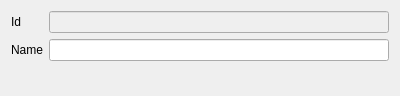
<?xml version="1.0" encoding="UTF-8"?>
<ui version="4.0">
 <class>DlgFoodGroups</class>
 <widget class="QDialog" name="DlgFoodGroups">
  <property name="geometry">
   <rect>
    <x>0</x>
    <y>0</y>
    <width>400</width>
    <height>96</height>
   </rect>
  </property>
  <property name="windowTitle">
   <string>Dialog</string>
  </property>
  <layout class="QHBoxLayout" name="horizontalLayout">
   <item>
    <layout class="QGridLayout" name="gridLayout">
     <item row="0" column="0">
      <widget class="QLabel" name="label">
       <property name="text">
        <string>Id</string>
       </property>
      </widget>
     </item>
     <item row="1" column="0">
      <widget class="QLabel" name="label_2">
       <property name="text">
        <string>Name</string>
       </property>
      </widget>
     </item>
     <item row="0" column="1">
      <widget class="QPLineEdit" name="lineEdit">
       <property name="enabled">
        <bool>false</bool>
       </property>
       <property name="field" stdset="0">
        <string>ID</string>
       </property>
      </widget>
     </item>
     <item row="1" column="1">
      <widget class="QPLineEdit" name="lineEdit_2">
       <property name="field" stdset="0">
        <string>NAME</string>
       </property>
      </widget>
     </item>
     <item row="2" column="0" colspan="2">
      <widget class="FBtnOkCancel" name="widget" native="true"/>
     </item>
    </layout>
   </item>
  </layout>
 </widget>
 <customwidgets>
  <customwidget>
   <class>FBtnOkCancel</class>
   <extends>QWidget</extends>
   <header location="global">fbtnokcancel.h</header>
   <container>1</container>
  </customwidget>
  <customwidget>
   <class>QPLineEdit</class>
   <extends>QLineEdit</extends>
   <header>qplineedit.h</header>
  </customwidget>
 </customwidgets>
 <tabstops>
  <tabstop>lineEdit_2</tabstop>
  <tabstop>lineEdit</tabstop>
 </tabstops>
 <resources/>
 <connections/>
</ui>
